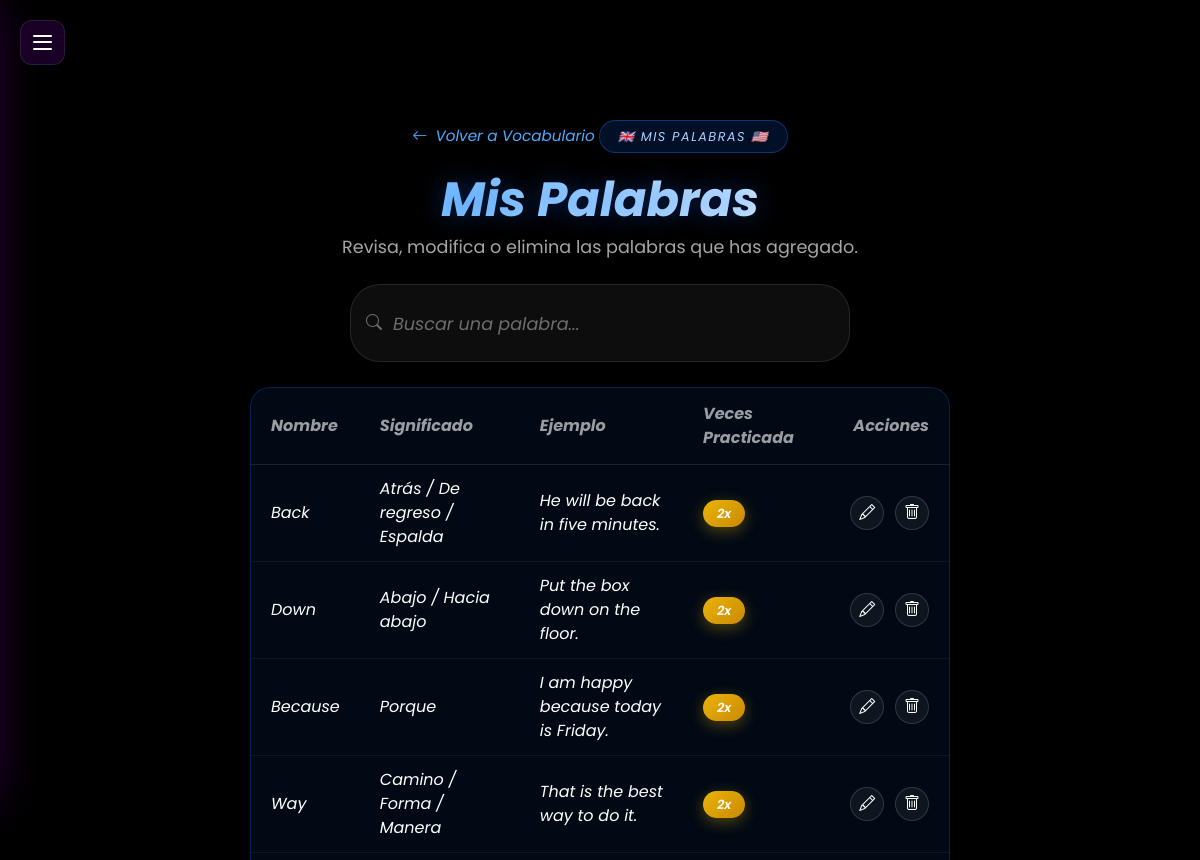
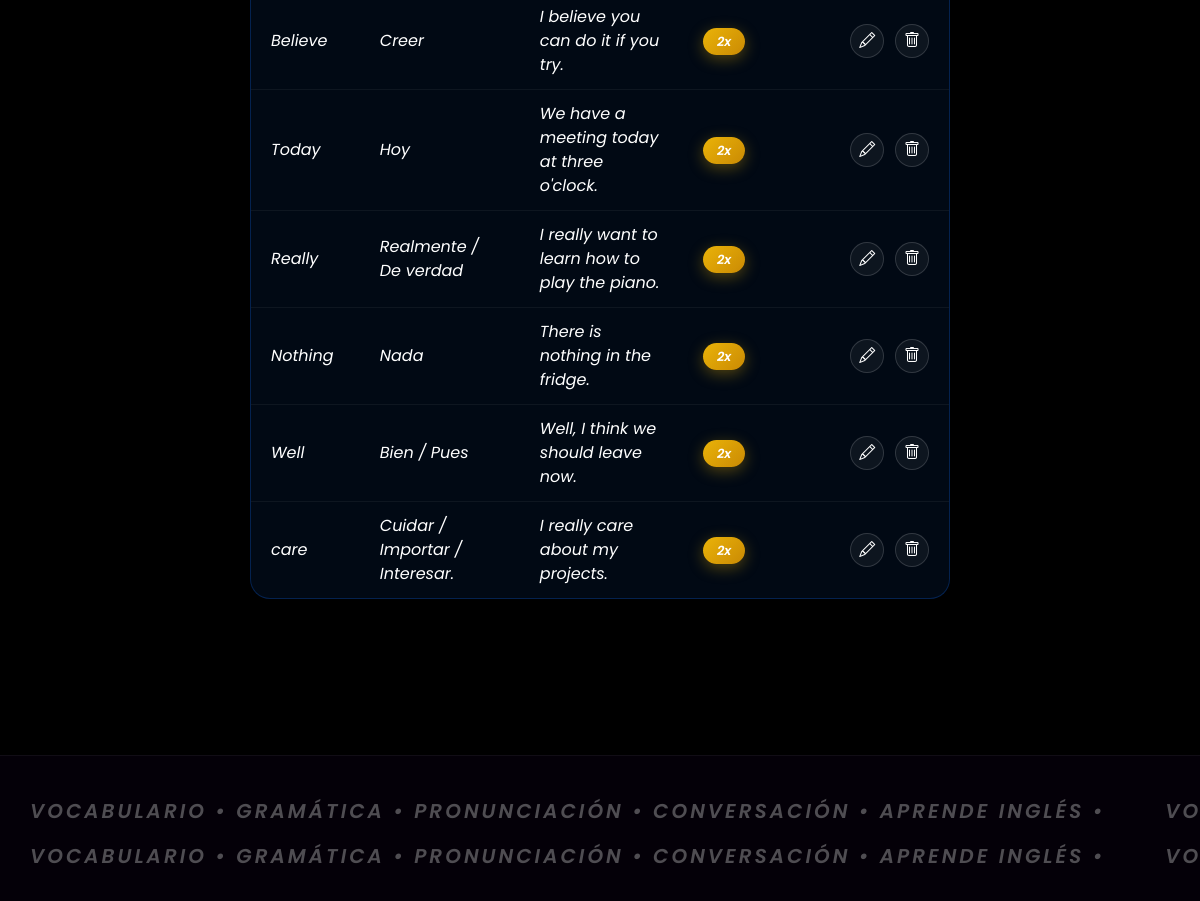
The page /menu/ingles/vocabulario/lista?page=2 (signed in) on the database its author committed (2 pictures, top to bottom).
### app/models/vocabulario.py (models this page shows, shortened)
class Vocabulario(db.Model):
    __tablename__ = 'vocabularios'
    idVocab = db.Column(db.Integer, primary_key=True)
    idUser = db.Column(db.Integer, db.ForeignKey('users.idUser'), nullable=False)
    nombre = db.Column(db.String(120), nullable=False)
    significado = db.Column(db.String(255), nullable=False)
    ejemplos = db.Column(db.String(500), nullable=True)
    createdAt = db.Column(db.DateTime, default=datetime.now)

### app/routes/menu_route.py (the view)
@bp.route('/ingles/vocabulario/lista')
@login_required
def vocabulario_lista():
    busqueda = request.args.get('q', '', type=str).strip()
    query = Vocabulario.query.filter_by(idUser=current_user.idUser)
    if busqueda:
        like = f'%{busqueda}%'
        query = query.filter(
            db.or_(Vocabulario.nombre.ilike(like), Vocabulario.significado.ilike(like))
        )
    query = query.order_by(Vocabulario.createdAt.desc())
    total = query.count()
    POR_PAGINA = 10
    total_paginas = max(1, ceil(total / POR_PAGINA))
    pagina = request.args.get('page', 1, type=int)
    pagina = min(max(pagina, 1), total_paginas)
    palabras = query.offset((pagina - 1) * POR_PAGINA).limit(POR_PAGINA).all()
    conteo_por_palabra = defaultdict(int)
    for r in VocabularioRegistro.query.filter_by(idUser=current_user.idUser).all():
        if r.idVocab is not None:
            conteo_por_palabra[r.idVocab] += 1
    letras_flotantes = get_letras_flotantes(current_user.idUser)
    return render_template(
        'menu/vocabulario_lista.html',
        palabras=palabras,
        conteo_por_palabra=conteo_por_palabra,
        letras_flotantes=letras_flotantes,
        busqueda=busqueda,
        pagina=pagina,
        total_paginas=total_paginas,
        total=total,
    )

### app/routes/menu_route.py (called while the page is built)
def get_letras_flotantes(id_user):
    nombres = [p.nombre for p in Vocabulario.query.filter_by(idUser=id_user).all()]
    if not nombres:
        nombres = ['Hello', 'ABC', 'Learn', 'Yes', 'Go', 'Book', 'Fast', 'Easy', 'Words', 'English']
    letras = []
    i = 0
    while len(letras) < 10:
        letras.append(nombres[i % len(nombres)])
        i += 1
    return letras

### app/templates/menu/vocabulario_lista.html (shortened to what this page needs)
{% extends "base.html" %}
{% block extra_css %}
<link rel="stylesheet" href="{{ url_for('static', filename='css/ingles.css') }}">
<link rel="stylesheet" href="{{ url_for('static', filename='css/vocabulario.css') }}">
{% endblock %}
{% block content %}
<button class="hamburger-menu" id="sidebarToggle">
    <span></span>
    <span></span>
    <span></span>
</button>
<div class="ingles-letters">
</div>
<div class="ingles-wrapper">
    <div class="text-center mb-4 fade-in-section ingles-hero">
        <a href="{{ url_for('menu.vocabulario') }}" class="vocabulario-back">
            <i class="bi bi-arrow-left"></i> Volver a Vocabulario
        </a>
        <span class="ingles-flag-badge">🇬🇧 Mis Palabras 🇺🇸</span>
        <h1 class="ingles-title">Mis Palabras</h1>
        <p class="ingles-desc">Revisa, modifica o elimina las palabras que has agregado.</p>
    </div>
    <form method="GET" action="{{ url_for('menu.vocabulario_lista') }}" class="vocab-search-form fade-in-section">
        <i class="bi bi-search"></i>
        <input type="text" name="q" value="{{ busqueda }}" placeholder="Buscar una palabra..." class="form-control glass-input">
    </form>
    {% if palabras %}
    <div class="vocab-history-table-wrapper fade-in-section">
        <table class="vocab-history-table">
            <thead>
                <tr>
                    <th>Nombre</th>
                    <th>Significado</th>
                    <th>Ejemplo</th>
                    <th>Veces Practicada</th>
                    <th style="text-align: right;">Acciones</th>
                </tr>
            </thead>
            <tbody>
                {% for p in palabras %}
                <tr>
                    <td>{{ p.nombre }}</td>
                    <td>{{ p.significado }}</td>
                    <td>{{ p.ejemplos or '—' }}</td>
                    <td>
                        {% set veces = conteo_por_palabra.get(p.idVocab, 0) %}
                        {% if veces > 0 %}
                        <span class="vocab-history-badge vocab-rating-medium">{{ veces }}x</span>
                        {% else %}
                        <span class="vocab-veces-nunca">Aún no</span>
                        {% endif %}
                    </td>
                    <td style="text-align: right; white-space: nowrap;">
                        <button type="button" class="vocab-row-btn vocab-row-edit"
                            onclick="openVocabEditModal({{ p.idVocab }}, '{{ p.nombre|escape }}', '{{ p.significado|escape }}', '{{ (p.ejemplos or '')|escape }}')">
                            <i class="bi bi-pencil"></i>
                        </button>
                        <button type="button" class="vocab-row-btn vocab-row-delete"
                            onclick="openVocabDeleteModal({{ p.idVocab }}, '{{ p.nombre|escape }}')">
                            <i class="bi bi-trash"></i>
                        </button>
                    </td>
                </tr>
                {% endfor %}
            </tbody>
        </table>
    </div>
    {% endif %}
</div>
{% endblock %}
{% block footer %}
<footer class="futuristic-footer">
    <div class="marquee-container">
        <div class="marquee-track track-ltr">
            <div class="marquee-content">
                <span>Vocabulario &bull; Gramática &bull; Pronunciación &bull; Conversación &bull; Aprende Inglés &bull;</span>
                <span>Vocabulario &bull; Gramática &bull; Pronunciación &bull; Conversación &bull; Aprende Inglés &bull;</span>
            </div>
        </div>
        <div class="marquee-track track-rtl">
            <div class="marquee-content">
                <span>Vocabulario &bull; Gramática &bull; Pronunciación &bull; Conversación &bull; Aprende Inglés &bull;</span>
                <span>Vocabulario &bull; Gramática &bull; Pronunciación &bull; Conversación &bull; Aprende Inglés &bull;</span>
            </div>
        </div>
    </div>
</footer>
{% endblock %}

### app/static/css/m.css (style rules this page uses)
body { margin: 0; padding: 0; width: 100%; min-height: 100vh; overflow-x: hidden; overflow-y: auto; background: #000; font-family: 'Poppins', sans-serif; }
.form-control { width: 100%; height: 78px; padding: 0 30px; box-sizing: border-box; border-radius: 24px; border: 1px solid rgba(255, 255, 255, .12); background: rgba(255, 255, 255, .06); color: #fff; font-size: 1.2rem; font-style: italic; outline: none; transition: .3s; }
.form-control::placeholder { color: rgba(255, 255, 255, .35); font-size: 1.1rem; }
.hamburger-menu { position: fixed; top: 20px; left: 20px; width: 45px; height: 45px; background: rgba(80, 0, 120, 0.3); border: 1px solid rgba(255, 255, 255, 0.1); border-radius: 12px; cursor: pointer; z-index: 1000; display: flex; flex-direction: column; justify-content: space-around; padding: 12px; box-sizing: border-box; transition: 0.3s; backdrop-filter: blur(10px); }
.hamburger-menu span { width: 100%; height: 2px; background: #fff; border-radius: 2px; transition: 0.3s; }
.fade-in-section { opacity: 0; transform: translateY(40px); transition: opacity 0.8s cubic-bezier(0.25, 0.46, 0.45, 0.94), transform 0.8s cubic-bezier(0.25, 0.46, 0.45, 0.94); visibility: hidden; }
.fade-in-section.is-visible { opacity: 1; transform: translateY(0); visibility: visible; }
.futuristic-footer { width: 100%; background: rgba(10, 0, 20, 0.4); border-top: 1px solid rgba(255, 255, 255, 0.05); backdrop-filter: blur(20px); -webkit-backdrop-filter: blur(20px); padding: 30px 0 20px 0; margin-top: 80px; position: relative; z-index: 10; overflow: hidden; box-shadow: 0 -10px 30px rgba(0, 0, 0, 0.5); }
.marquee-container { width: 100%; overflow: hidden; position: relative; padding: 10px 0; display: flex; flex-direction: column; gap: 15px; }
.marquee-track { display: flex; overflow: hidden; user-select: none; width: 100%; }
.marquee-content { display: flex; flex-shrink: 0; white-space: nowrap; gap: 0px; }
.marquee-content span { display: inline-block; font-size: 1.25rem; font-weight: 600; text-transform: uppercase; font-style: italic; letter-spacing: 3px; color: rgba(255, 255, 255, 0.3); text-shadow: 0 0 10px rgba(138, 40, 255, 0); transition: color 0.3s, text-shadow 0.3s; padding: 0 30px; }
.track-ltr .marquee-content { animation: scrollLtr 30s linear infinite; }
.track-rtl .marquee-content { animation: scrollRtl 30s linear infinite; }

### app/static/css/ingles.css (style rules this page uses)
.ingles-wrapper { padding-top: 10vh; min-height: 85vh; width: 100%; }
.ingles-hero { text-align: center; max-width: 700px; margin: 0 auto 50px auto; }
.ingles-flag-badge { display: inline-flex; align-items: center; gap: 8px; padding: 6px 18px; margin-bottom: 18px; border-radius: 30px; background: rgba(13, 110, 253, 0.15); border: 1px solid rgba(13, 110, 253, 0.4); color: #a9d1ff; font-size: 0.8rem; font-style: italic; letter-spacing: 1.5px; text-transform: uppercase; animation: ingles-float 3s ease-in-out infinite; }
.ingles-title { font-size: 3rem; font-style: italic; font-weight: 700; margin-bottom: 5px; background: linear-gradient(90deg, #4dabff, #ffffff, #0d6efd, #4dabff); background-size: 300% 100%; -webkit-background-clip: text; background-clip: text; color: transparent; text-shadow: 0 0 25px rgba(13, 110, 253, 0.35); animation: ingles-shimmer 6s linear infinite; }
.ingles-desc { color: rgba(255, 255, 255, 0.65); font-size: 1.1rem; }
.ingles-letters { position: fixed; top: 0; left: 0; width: 100%; height: 100vh; pointer-events: none; z-index: -1; overflow: hidden; }

### rows shown on the page
Vocabulario: nombre "Back", significado "Atrás / De regreso / Espalda", ejemplos "He will be back in five minutes.", veces "2"
Vocabulario: nombre "Down", significado "Abajo / Hacia abajo", ejemplos "Put the box down on the floor.", veces "2"
Vocabulario: nombre "Because", significado "Porque", ejemplos "I am happy because today is Friday.", veces "2"
Vocabulario: nombre "Way", significado "Camino / Forma / Manera", ejemplos "That is the best way to do it.", veces "2"
Vocabulario: nombre "Believe", significado "Creer", ejemplos "I believe you can do it if you try.", veces "2"
Vocabulario: nombre "Today", significado "Hoy", ejemplos "We have a meeting today at three o'clock.", veces "2"
Vocabulario: nombre "Really", significado "Realmente / De verdad", ejemplos "I really want to learn how to play the piano.", veces "2"
Vocabulario: nombre "Nothing", significado "Nada", ejemplos "There is nothing in the fridge.", veces "2"
Vocabulario: nombre "Well", significado "Bien / Pues", ejemplos "Well, I think we should leave now.", veces "2"
Vocabulario: nombre "care", significado "Cuidar / Importar / Interesar.", ejemplos "I really care about my projects.", veces "2"
